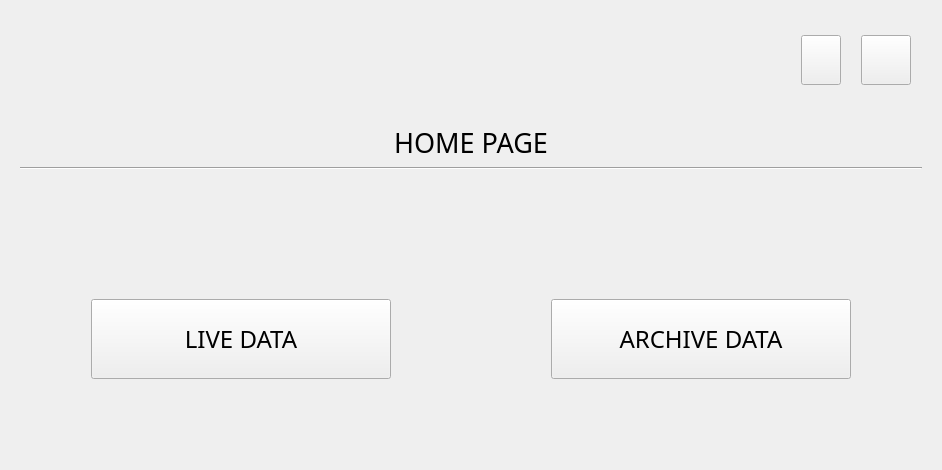
      <widget class="QWidget" name="mainPage">
       <property name="sizePolicy">
        <sizepolicy hsizetype="Expanding" vsizetype="Preferred">
         <horstretch>0</horstretch>
         <verstretch>0</verstretch>
        </sizepolicy>
       </property>
       <layout class="QVBoxLayout" name="verticalLayout_18">
        <item alignment="Qt::AlignTop">
         <widget class="QWidget" name="upperContainer_2" native="true">
          <property name="sizePolicy">
           <sizepolicy hsizetype="Preferred" vsizetype="Minimum">
            <horstretch>0</horstretch>
            <verstretch>0</verstretch>
           </sizepolicy>
          </property>
          <property name="maximumSize">
           <size>
            <width>16777215</width>
            <height>200</height>
           </size>
          </property>
          <layout class="QHBoxLayout" name="horizontalLayout_9">
           <property name="spacing">
            <number>0</number>
           </property>
           <property name="leftMargin">
            <number>0</number>
           </property>
           <property name="topMargin">
            <number>0</number>
           </property>
           <property name="rightMargin">
            <number>0</number>
           </property>
           <property name="bottomMargin">
            <number>0</number>
           </property>
           <item>
            <widget class="QWidget" name="leftSubContainer_2" native="true">
             <layout class="QHBoxLayout" name="horizontalLayout_10">
              <property name="spacing">
               <number>10</number>
              </property>
              <property name="leftMargin">
               <number>20</number>
              </property>
              <property name="rightMargin">
               <number>20</number>
              </property>
             </layout>
            </widget>
           </item>
           <item alignment="Qt::AlignHCenter">
            <widget class="QWidget" name="midSubContainer_2" native="true">
             <layout class="QHBoxLayout" name="horizontalLayout_11">
              <item alignment="Qt::AlignHCenter">
               <widget class="QLabel" name="superclusterLogo_2">
                <property name="minimumSize">
                 <size>
                  <width>110</width>
                  <height>80</height>
                 </size>
                </property>
                <property name="maximumSize">
                 <size>
                  <width>110</width>
                  <height>80</height>
                 </size>
                </property>
                <property name="text">
                 <string/>
                </property>
                <property name="pixmap">
                 <pixmap resource="assets/resources.qrc">:/pixmap/icons/logo/logo_3.png</pixmap>
                </property>
                <property name="scaledContents">
                 <bool>true</bool>
                </property>
                <property name="alignment">
                 <set>Qt::AlignCenter</set>
                </property>
               </widget>
              </item>
             </layout>
            </widget>
           </item>
           <item alignment="Qt::AlignRight">
            <widget class="QWidget" name="rightSubContainer_2" native="true">
             <layout class="QHBoxLayout" name="horizontalLayout_12">
              <property name="spacing">
               <number>20</number>
              </property>
              <property name="leftMargin">
               <number>20</number>
              </property>
              <property name="rightMargin">
               <number>20</number>
              </property>
              <item>
               <widget class="QPushButton" name="settingsBtn_2">
                <property name="minimumSize">
                 <size>
                  <width>0</width>
                  <height>50</height>
                 </size>
                </property>
                <property name="maximumSize">
                 <size>
                  <width>50</width>
                  <height>50</height>
                 </size>
                </property>
                <property name="styleSheet">
                 <string notr="true"/>
                </property>
                <property name="text">
                 <string/>
                </property>
                <property name="icon">
                 <iconset resource="assets/resources.qrc">
                  <normaloff>:/icons/icons/yellow_pack/settings.svg</normaloff>:/icons/icons/yellow_pack/settings.svg</iconset>
                </property>
                <property name="iconSize">
                 <size>
                  <width>50</width>
                  <height>50</height>
                 </size>
                </property>
               </widget>
              </item>
              <item>
               <widget class="QPushButton" name="infoBtn_2">
                <property name="minimumSize">
                 <size>
                  <width>50</width>
                  <height>50</height>
                 </size>
                </property>
                <property name="maximumSize">
                 <size>
                  <width>50</width>
                  <height>50</height>
                 </size>
                </property>
                <property name="styleSheet">
                 <string notr="true"/>
                </property>
                <property name="text">
                 <string/>
                </property>
                <property name="icon">
                 <iconset resource="assets/resources.qrc">
                  <normaloff>:/icons/icons/yellow_pack/info.svg</normaloff>:/icons/icons/yellow_pack/info.svg</iconset>
                </property>
                <property name="iconSize">
                 <size>
                  <width>50</width>
                  <height>50</height>
                 </size>
                </property>
               </widget>
              </item>
             </layout>
            </widget>
           </item>
          </layout>
         </widget>
        </item>
        <item alignment="Qt::AlignTop">
         <widget class="QWidget" name="homePageLabel" native="true">
          <property name="sizePolicy">
           <sizepolicy hsizetype="Expanding" vsizetype="Expanding">
            <horstretch>0</horstretch>
            <verstretch>0</verstretch>
           </sizepolicy>
          </property>
          <layout class="QVBoxLayout" name="verticalLayout_19">
           <item>
            <widget class="QWidget" name="widget_14" native="true">
             <layout class="QHBoxLayout" name="horizontalLayout_13">
              <property name="spacing">
               <number>0</number>
              </property>
              <property name="leftMargin">
               <number>0</number>
              </property>
              <property name="topMargin">
               <number>0</number>
              </property>
              <property name="rightMargin">
               <number>0</number>
              </property>
              <property name="bottomMargin">
               <number>0</number>
              </property>
              <item>
               <widget class="QWidget" name="widget_16" native="true">
                <layout class="QVBoxLayout" name="verticalLayout_21">
                 <property name="spacing">
                  <number>0</number>
                 </property>
                 <property name="leftMargin">
                  <number>0</number>
                 </property>
                 <property name="topMargin">
                  <number>0</number>
                 </property>
                 <property name="rightMargin">
                  <number>0</number>
                 </property>
                 <property name="bottomMargin">
                  <number>0</number>
                 </property>
                 <item alignment="Qt::AlignHCenter">
                  <widget class="QLabel" name="label_8">
                   <property name="font">
                    <font>
                     <family>Inria Sans</family>
                     <pointsize>20</pointsize>
                     <weight>50</weight>
                     <bold>false</bold>
                    </font>
                   </property>
                   <property name="text">
                    <string>HOME PAGE</string>
                   </property>
                  </widget>
                 </item>
                </layout>
               </widget>
              </item>
             </layout>
            </widget>
           </item>
           <item>
            <widget class="QWidget" name="widget_18" native="true">
             <layout class="QVBoxLayout" name="verticalLayout_23">
              <property name="spacing">
               <number>0</number>
              </property>
              <property name="leftMargin">
               <number>0</number>
              </property>
              <property name="topMargin">
               <number>0</number>
              </property>
              <property name="rightMargin">
               <number>0</number>
              </property>
              <property name="bottomMargin">
               <number>0</number>
              </property>
              <item>
               <widget class="Line" name="line_2">
                <property name="orientation">
                 <enum>Qt::Horizontal</enum>
                </property>
               </widget>
              </item>
             </layout>
            </widget>
           </item>
          </layout>
         </widget>
        </item>
        <item alignment="Qt::AlignTop">
         <widget class="QWidget" name="homeMainContainer" native="true">
          <property name="sizePolicy">
           <sizepolicy hsizetype="Expanding" vsizetype="Expanding">
            <horstretch>0</horstretch>
            <verstretch>0</verstretch>
           </sizepolicy>
          </property>
          <layout class="QHBoxLayout" name="horizontalLayout_8">
           <property name="spacing">
            <number>100</number>
           </property>
           <property name="leftMargin">
            <number>50</number>
           </property>
           <property name="topMargin">
            <number>50</number>
           </property>
           <property name="rightMargin">
            <number>50</number>
           </property>
           <property name="bottomMargin">
            <number>50</number>
           </property>
           <item>
            <widget class="QWidget" name="liveDataContainer" native="true">
             <property name="sizePolicy">
              <sizepolicy hsizetype="Expanding" vsizetype="Expanding">
               <horstretch>0</horstretch>
               <verstretch>0</verstretch>
              </sizepolicy>
             </property>
             <property name="maximumSize">
              <size>
               <width>900</width>
               <height>600</height>
              </size>
             </property>
             <layout class="QVBoxLayout" name="verticalLayout_16">
              <property name="spacing">
               <number>20</number>
              </property>
              <property name="leftMargin">
               <number>30</number>
              </property>
              <property name="topMargin">
               <number>30</number>
              </property>
              <property name="rightMargin">
               <number>30</number>
              </property>
              <property name="bottomMargin">
               <number>30</number>
              </property>
              <item alignment="Qt::AlignHCenter">
               <widget class="QLabel" name="liveDataIcon">
                <property name="sizePolicy">
                 <sizepolicy hsizetype="Preferred" vsizetype="Fixed">
                  <horstretch>0</horstretch>
                  <verstretch>0</verstretch>
                 </sizepolicy>
                </property>
                <property name="maximumSize">
                 <size>
                  <width>16777215</width>
                  <height>16777215</height>
                 </size>
                </property>
                <property name="text">
                 <string/>
                </property>
                <property name="pixmap">
                 <pixmap resource="assets/resources.qrc">:/pixmap/icons/pin.png</pixmap>
                </property>
                <property name="scaledContents">
                 <bool>false</bool>
                </property>
                <property name="alignment">
                 <set>Qt::AlignCenter</set>
                </property>
               </widget>
              </item>
              <item alignment="Qt::AlignHCenter">
               <widget class="QPushButton" name="liveDataBtn">
                <property name="minimumSize">
                 <size>
                  <width>300</width>
                  <height>80</height>
                 </size>
                </property>
                <property name="font">
                 <font>
                  <family>Inria Sans</family>
                  <pointsize>18</pointsize>
                  <weight>50</weight>
                  <bold>false</bold>
                 </font>
                </property>
                <property name="text">
                 <string>LIVE DATA</string>
                </property>
               </widget>
              </item>
             </layout>
            </widget>
           </item>
           <item>
            <widget class="QWidget" name="archiveDataContainer" native="true">
             <property name="sizePolicy">
              <sizepolicy hsizetype="Expanding" vsizetype="Expanding">
               <horstretch>0</horstretch>
               <verstretch>0</verstretch>
              </sizepolicy>
             </property>
             <property name="maximumSize">
              <size>
               <width>900</width>
               <height>600</height>
              </size>
             </property>
             <layout class="QVBoxLayout" name="verticalLayout_17">
              <property name="spacing">
               <number>20</number>
              </property>
              <property name="leftMargin">
               <number>30</number>
              </property>
              <property name="topMargin">
               <number>30</number>
              </property>
              <property name="rightMargin">
               <number>30</number>
              </property>
              <property name="bottomMargin">
               <number>30</number>
              </property>
              <item alignment="Qt::AlignHCenter">
               <widget class="QLabel" name="archiveDataIcon">
                <property name="sizePolicy">
                 <sizepolicy hsizetype="Preferred" vsizetype="Fixed">
                  <horstretch>0</horstretch>
                  <verstretch>0</verstretch>
                 </sizepolicy>
                </property>
                <property name="maximumSize">
                 <size>
                  <width>16777215</width>
                  <height>16777215</height>
                 </size>
                </property>
                <property name="text">
                 <string/>
                </property>
                <property name="pixmap">
                 <pixmap resource="assets/resources.qrc">:/pixmap/icons/plot.png</pixmap>
                </property>
                <property name="scaledContents">
                 <bool>false</bool>
                </property>
                <property name="alignment">
                 <set>Qt::AlignCenter</set>
                </property>
               </widget>
              </item>
              <item alignment="Qt::AlignHCenter">
               <widget class="QPushButton" name="archiveDataBtn">
                <property name="sizePolicy">
                 <sizepolicy hsizetype="Preferred" vsizetype="Fixed">
                  <horstretch>0</horstretch>
                  <verstretch>0</verstretch>
                 </sizepolicy>
                </property>
                <property name="minimumSize">
                 <size>
                  <width>300</width>
                  <height>80</height>
                 </size>
                </property>
                <property name="font">
                 <font>
                  <family>Inria Sans</family>
                  <pointsize>18</pointsize>
                 </font>
                </property>
                <property name="text">
                 <string>ARCHIVE DATA</string>
                </property>
               </widget>
              </item>
             </layout>
            </widget>
           </item>
          </layout>
         </widget>
        </item>
       </layout>
      </widget>
